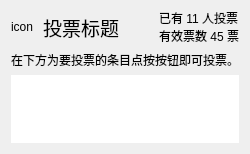
<?xml version="1.0" encoding="UTF-8"?>
<ui version="4.0">
 <class>Form</class>
 <widget class="QWidget" name="Form">
  <property name="geometry">
   <rect>
    <x>0</x>
    <y>0</y>
    <width>246</width>
    <height>148</height>
   </rect>
  </property>
  <property name="windowTitle">
   <string>投票信息</string>
  </property>
  <property name="styleSheet">
   <string notr="true">QWidget{font-family: &quot;微软雅黑&quot;;}
</string>
  </property>
  <layout class="QGridLayout" name="gridLayout_2">
   <property name="topMargin">
    <number>0</number>
   </property>
   <item row="0" column="0">
    <layout class="QGridLayout" name="gridLayout" columnstretch="0,0,0,0">
     <property name="topMargin">
      <number>9</number>
     </property>
     <property name="bottomMargin">
      <number>0</number>
     </property>
     <property name="horizontalSpacing">
      <number>10</number>
     </property>
     <item row="0" column="2">
      <spacer name="horizontalSpacer">
       <property name="orientation">
        <enum>Qt::Horizontal</enum>
       </property>
       <property name="sizeHint" stdset="0">
        <size>
         <width>40</width>
         <height>20</height>
        </size>
       </property>
      </spacer>
     </item>
     <item row="0" column="1">
      <widget class="QLabel" name="label_2">
       <property name="font">
        <font>
         <family>微软雅黑</family>
         <pointsize>14</pointsize>
        </font>
       </property>
       <property name="text">
        <string>投票标题</string>
       </property>
       <property name="alignment">
        <set>Qt::AlignLeading|Qt::AlignLeft|Qt::AlignVCenter</set>
       </property>
      </widget>
     </item>
     <item row="0" column="3">
      <widget class="QLabel" name="label_4">
       <property name="text">
        <string>已有 11 人投票
有效票数 45 票</string>
       </property>
      </widget>
     </item>
     <item row="0" column="0">
      <widget class="QLabel" name="label">
       <property name="text">
        <string>icon</string>
       </property>
      </widget>
     </item>
    </layout>
   </item>
   <item row="1" column="0">
    <widget class="QLabel" name="label_3">
     <property name="text">
      <string>在下方为要投票的条目点按按钮即可投票。</string>
     </property>
    </widget>
   </item>
   <item row="2" column="0">
    <widget class="QListWidget" name="listWidget">
     <property name="frameShape">
      <enum>QFrame::NoFrame</enum>
     </property>
     <property name="sizeAdjustPolicy">
      <enum>QAbstractScrollArea::AdjustToContents</enum>
     </property>
     <property name="verticalScrollMode">
      <enum>QAbstractItemView::ScrollPerPixel</enum>
     </property>
     <property name="horizontalScrollMode">
      <enum>QAbstractItemView::ScrollPerPixel</enum>
     </property>
     <property name="resizeMode">
      <enum>QListView::Adjust</enum>
     </property>
    </widget>
   </item>
  </layout>
 </widget>
 <resources/>
 <connections/>
</ui>
